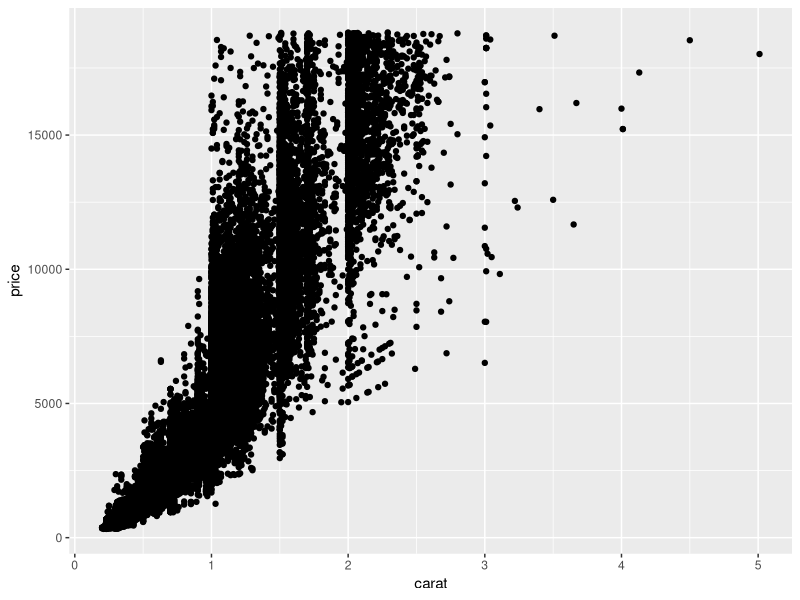
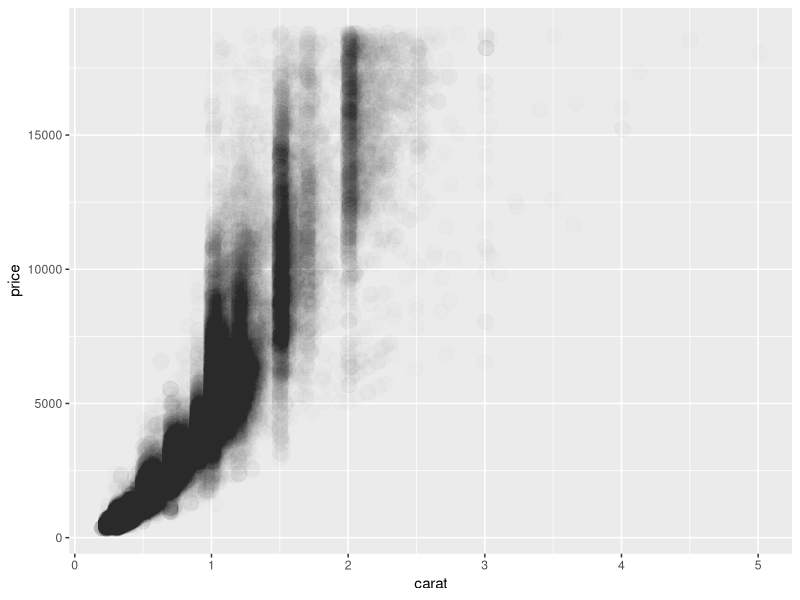
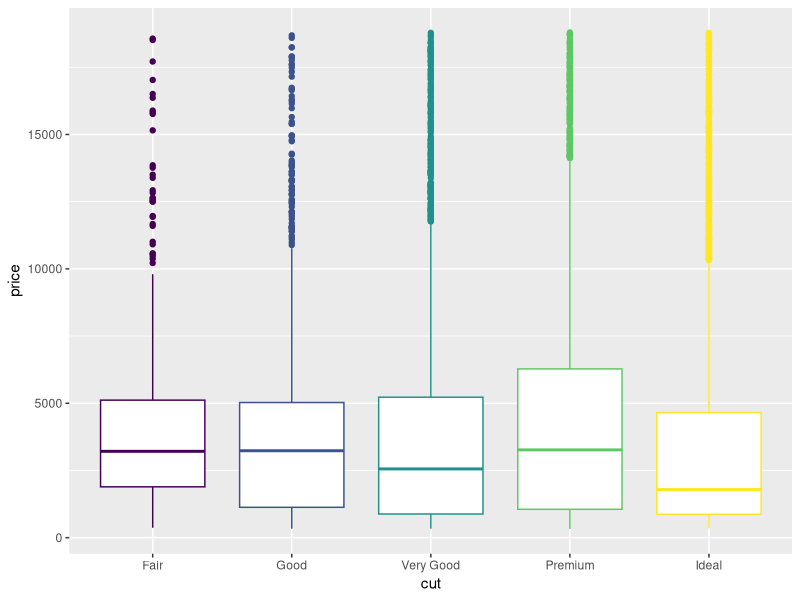
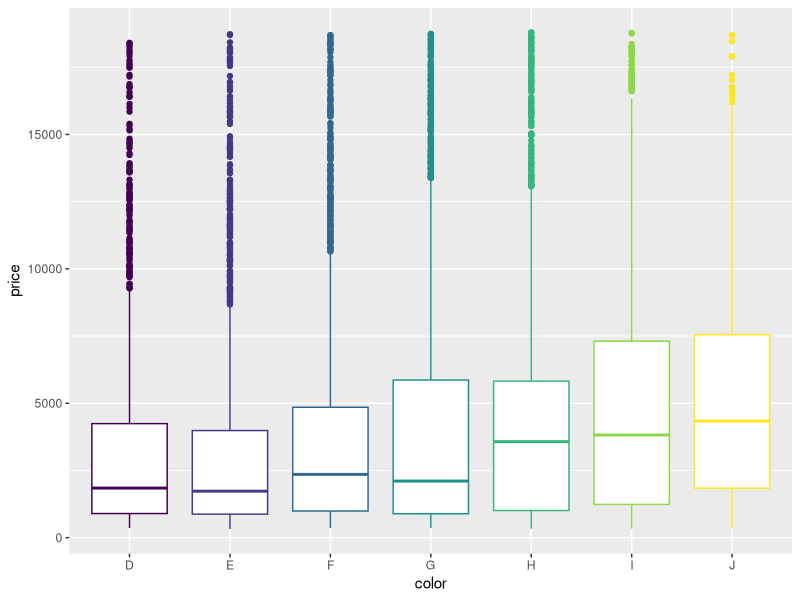
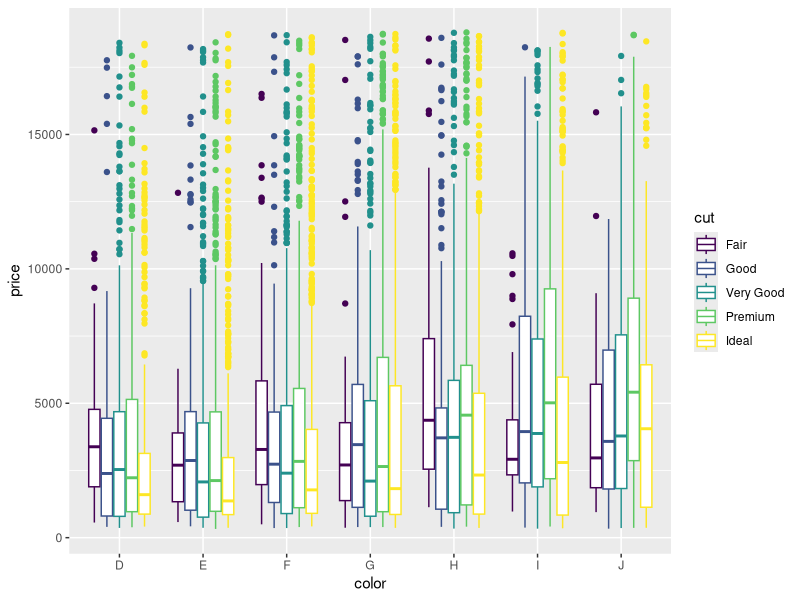

R code for these plots, in order:

library(tidyverse)

diamonds

glimpse(diamonds)
summary(diamonds)

ggplot(diamonds, aes(x = carat, y = price)) +
    geom_point()

set.seed(123)
diamonds_sampled <- slice_sample(diamonds, prop = 0.25)

ggplot(diamonds, aes(x = carat, y = price)) +
    geom_point(alpha = 0.01, size = 5)

ggplot(diamonds_sampled, aes(x = cut, y = price, colour = cut)) +
    geom_boxplot(show.legend = FALSE)

ggplot(diamonds_sampled, aes(x = color, y = price, colour = color)) +
    geom_boxplot(show.legend = FALSE)

ggplot(diamonds_sampled, aes(x = color, y = price, colour = cut)) +
    geom_boxplot()
